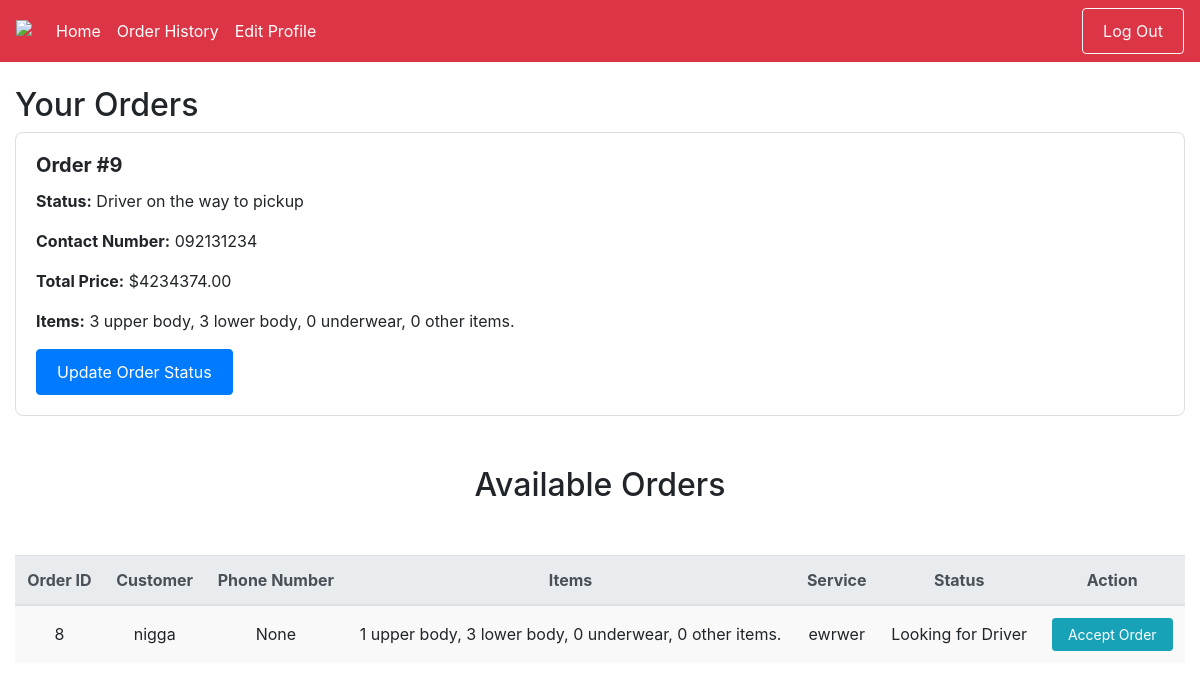
Screenshot of /users/driver_dashboard (signed in) with the database file from the repository.
### users/models.py (models this page shows, shortened)
class Order(models.Model):
    STATUS_CHOICES = [
        ('looking_for_driver', 'Looking for Driver'),
        ('driver_on_the_way_to_pickup', 'Driver on the way to pickup'),
        ('driver_on_the_way_to_laundry', 'Driver on the way to laundry'),
        ('laundry_received', 'Laundry received'),
        ('laundry_cleaning', 'Laundry cleaning'),
        ('driver_on_the_way_to_customer', 'Driver on the way to customer'),
        ('delivered', 'Delivered'),
        ('finished', 'Finished'),
    ]
    user = models.ForeignKey(User, on_delete=models.CASCADE, null=False)
    phone_number = models.CharField(max_length=30, null=True)
    ordered_from_business = models.ForeignKey(Business, on_delete=models.CASCADE, null=False)
    service = models.ForeignKey(Service, on_delete=models.CASCADE, null=False)
    driver = models.ForeignKey(Driver, on_delete=models.CASCADE, null=True)
    upper_body_clothes = models.IntegerField(default=0)
    lower_body_clothes = models.IntegerField(default=0)
    underwear = models.IntegerField(default=0)
    other_stuff = models.IntegerField(default=0)
    order_date = models.DateTimeField(auto_now_add=True)
    total_price = models.DecimalField(max_digits=10, decimal_places=2, default=0.00)
    created_at = models.DateTimeField(default=timezone.now)
    status = models.CharField(max_length=50, choices=STATUS_CHOICES, default='looking_for_driver')

class Service(models.Model):
    business = models.ForeignKey(Business, on_delete=models.CASCADE, related_name="service_business")
    service_name = models.CharField(max_length=100)
    description = models.CharField(max_length=200)
    light_tendency_price = models.FloatField(default=0)
    light_tendency_minimum = models.FloatField(default=0)
    light_tendency_maximum = models.FloatField(default=0)
    medium_tendency_price = models.FloatField(default=0)
    medium_tendency_minimum = models.FloatField(default=0)
    medium_tendency_maximum = models.FloatField(default=0)
    heavy_tendency_price = models.FloatField(default=0)
    heavy_tendency_minimum = models.FloatField(default=0)
    heavy_tendency_maximum = models.FloatField(default=0)

### users/views.py (the view)
# urls.py: path('driver_dashboard', views.driver_dashboard, name='driver_dashboard'),
@login_required
def driver_dashboard(request):
    orders = Order.objects.filter(status__in=['looking_for_driver'])
    user_profile = UserProfile.objects.get(user=request.user)
    driver = Driver.objects.get(user_profile=user_profile)
    accepted_orders = Order.objects.filter(driver=driver).exclude(status='finished')
    return render(request, 'users/driver_dashboard.html', {
        'orders': orders,
        'accepted_orders': accepted_orders
    })

### users/templates/users/driver_dashboard.html (shortened to what this page needs)
{% extends 'users/baseDriver.html' %}
{% load static %}
{% block content %}
    <div class="container mt-4">
        <h2>Your Orders</h2>
        {% if accepted_orders %}
        {% for order in accepted_orders %}
            <div class="card mb-3">
                <div class="card-body">
                    <h5 class="card-title">Order #{{ order.id }}</h5>
                    <p><strong>Status:</strong> {{ order.get_status_display }}</p>
                    <p><strong>Contact Number:</strong> {{ order.phone_number }}</p>
                    <p><strong>Total Price:</strong> ${{ order.total_price }}</p>
                    <p><strong>Items:</strong>
                        {{ order.upper_body_clothes }} upper body,
                        {{ order.lower_body_clothes }} lower body,
                        {{ order.underwear }} underwear,
                        {{ order.other_stuff }} other items.
                    </p>
                    {% if order.status != 'finished' %}
                            <a href="{% url 'users:update_order_status' order.id %}" class="btn btn-primary">Update Order Status</a>
                    {% endif %}
                </div>
            </div>
        {% endfor %}
    {% else %}
        <p>You don't have any active orders.</p>
    {% endif %}
    </div>
    <h2 class="title">Available Orders</h2>
    <div class="container mt-4">
        {% if orders %}
            <table class="table table-striped">
                <thead class="thead-light">
                    <tr>
                        <th>Order ID</th>
                        <th>Customer</th>
                        <th>Phone Number</th>
                        <th>Items</th>
                        <th>Service</th>
                        <th>Status</th>
                        <th>Action</th>
                    </tr>
                </thead>
                <tbody>
                    {% for order in orders %}
                        <tr>
                            <td>{{ order.id }}</td>
                            <td>{{ order.user }}</td>
                            <td>{{ order.phone_number }}</td>
                            <td>{{ order.upper_body_clothes }} upper body,
                                {{ order.lower_body_clothes }} lower body,
                                {{ order.underwear }} underwear,
                                {{ order.other_stuff }} other items.
                            </td>
                            <td>{{ order.service.service_name }}</td>
                            <td>{{ order.get_status_display }}</td>
                            <td>
                                {% if order.status != 'finished' %}
                                    <a href="{% url 'users:accept_order_driver' order.id %}" class="btn btn-info btn-sm">Accept Order</a>
                                {% else %}
                                    <button class="btn btn-secondary btn-sm" disabled>Completed</button>
                                {% endif %}
                            </td>
                        </tr>
                    {% endfor %}
                </tbody>
            </table>
        {% else %}
            <p>No orders found.</p>
        {% endif %}
    </div>
{% endblock %}

### users/static/users/css/style.css (style rules this page uses)
.title { margin: 50px; text-align: center; }
.card { border-radius: 8px; overflow: hidden; }
.card-body { padding: 20px; }
.card-title { font-size: 1.25rem; font-weight: bold; }
.btn { padding: 10px 20px; }
.btn-sm { padding: 5px 15px; }
.table th, .table td { text-align: center; vertical-align: middle; }
.table { border-collapse: collapse; }
.table-striped tbody tr:nth-child(odd) { background-color: #f9f9f9; }
.table th { background-color: #f8f9fa; }
.container { max-width: 1200px; }

### rows the page displays
Order: id "9", status "Driver on the way to pickup", phone_number "092131234", total_price "4234374.00", upper_body_clothes "3", lower_body_clothes "3", underwear "0", other_stuff "0", shows "Update Order Status"
Order: id "8", user "nigga", phone_number "None", upper_body_clothes "1", lower_body_clothes "3", underwear "0", other_stuff "0", service.service_name "ewrwer", status "Looking for Driver", shows "Accept Order"
